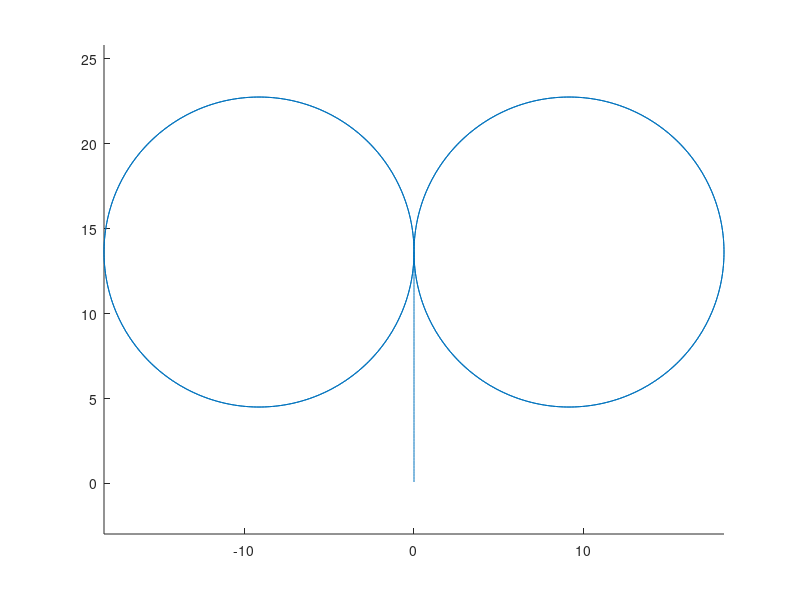

This chart was generated by the following MATLAB code:

%% Skidpad Event XY Coordinates
% Columbia FSAE

% Create initial between points for circle
interval = 2*pi/360;

% Create circles to reflect rest of course

%2021 radius based off inner and outer diameters 
r=((15.25/2) + (21.25/2))/2; 
C=[1, 0];

% Make array of theta values to plug into equation
theta=0:interval:2*pi;

% Make laps 1 and 2
right_laps=r*[-cos(theta')+C(1) sin(theta')+C(2)];% the points you asked
right_laps = [right_laps(2:length(right_laps),:); right_laps(2:length(right_laps),:)];

% Make laps 3 and 4
left_laps=r*[cos(theta')-C(1) sin(theta')+C(2)];% the points you asked
left_laps = [left_laps(2:length(left_laps),:); left_laps(2:length(left_laps),:)];

% Length of the straight for the start of the event
% NOTE: timing starts after the straight section is complete
straight_start = (21.25/2) + 3; %3 meters is an estimation

% Create start point for array (will be flipped later so we take max
% length)
y(1,1) = straight_start;
j = 1; % counter

% Calculate total distance between points based on circle
distance = sqrt((right_laps(2,1) - right_laps(1,1))^2 + (right_laps(2,2) - right_laps(1,2))^2);

% Loop to continually create data points increasing by interval
while (straight_start - j*distance) >= 0
    
    y(j+1,1) = straight_start - j*distance;
    
    j = j + 1;
    
end 

% Add start point or origin
% DELETING FOR NOW

% Flip the array I build (recall it started at the end)
y = flipud(y);
% We only move in y direction, so make a vector of zeroes
x = zeros(length(y),1);
m = [x, y];

% Shift circles
right_laps(:,2) = right_laps(:,2) + m(length(m),2);
left_laps(:,2) = left_laps(:,2) + m(length(m),2);

% This is the result that should be the input for the actual sim data
skidpad = [m; right_laps; left_laps]

% Use plot to check results
hold on
axis equal
plot(skidpad(:,1), skidpad(:,2))


